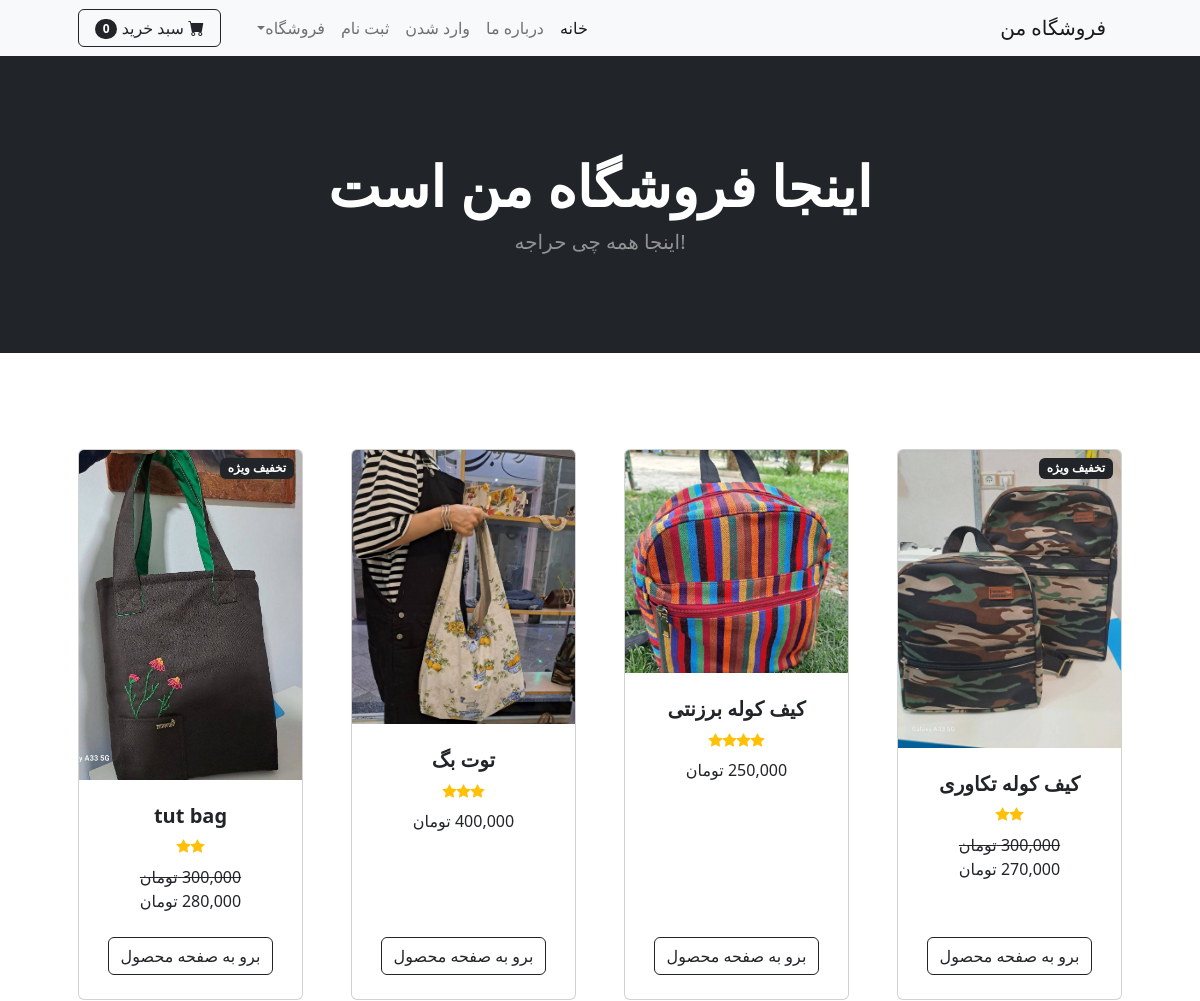
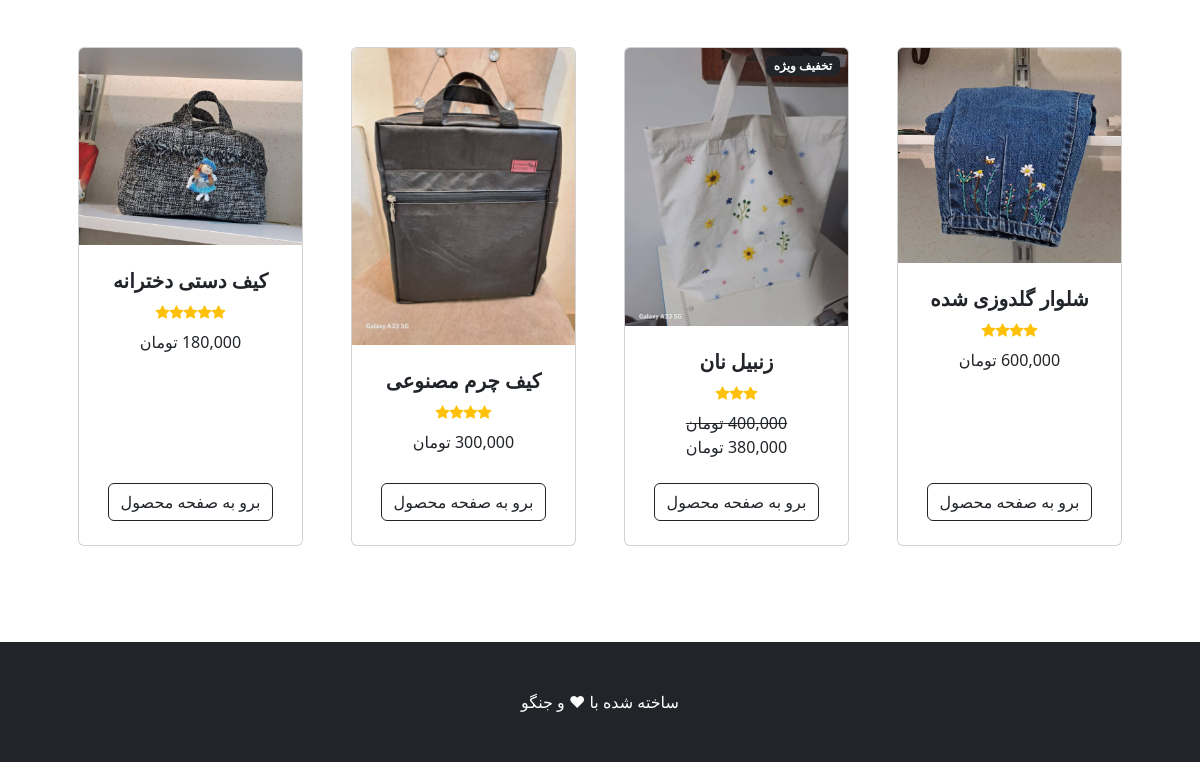
The page / on the database its author committed (2 pictures, top to bottom).
### shop/models.py (models this page shows, shortened)
class Product(models.Model):
    name = models.CharField(max_length=40)
    description = models.CharField(max_length=500, default="", blank=True, null=True)
    price = models.DecimalField(default=0, decimal_places=0, max_digits=12)
    category = models.ForeignKey(Category, on_delete=models.CASCADE, default=1)
    picture = models.ImageField(upload_to="upload/product/")
    SIZE_HA = (("M", 32), ("L", 42), ("XL", 52))
    size = models.CharField(max_length=4, choices=SIZE_HA, default=32)
    star = models.IntegerField(
        default=0, validators=[MaxValueValidator(5), MinValueValidator(0)]
    )
    is_sale = models.BooleanField(default=False)
    sale_price = models.DecimalField(default=0, decimal_places=0, max_digits=12)

### shop/views.py (the view)
# urls.py: path("", views.helloworld, name="home"),
def helloworld(request):
    all_products = Product.objects.all()
    return render(request, "index.html", {"products": all_products})

### cart/context_processors.py (called while the page is built)
def cart(request):
    return {"cart": Cart(request)}

### shop/templates/index.html
{% extends "base.html" %}
{% load static %}
{% load humanize %}
{% block content %}
    <header class="bg-dark py-5">
        <div class="container px-4 px-lg-5 my-5">
            <div class="text-center text-white">
                <h1 class="display-4 fw-bolder">اینجا فروشگاه من است</h1>
                <p class="lead fw-normal text-white-50 mb-0">!اینجا همه چی حراجه</p>
            </div>
        </div>
    </header>
    <section class="py-5">
        <div class="container px-4 px-lg-5 mt-5">
            <div class="row gx-4 gx-lg-5 row-cols-2 row-cols-md-3 row-cols-xl-4 justify-content-center">
                {% for item in products %}
                {% if item.is_sale %}
                <div class="col mb-5">
                    <div class="card h-100">
                        <div class="badge bg-dark text-white position-absolute" style="top: 0.5rem; right: 0.5rem">تخفیف ویژه</div>
                        <img class="card-img-top" src="{{item.picture.url}}" alt="..." />
                        <div class="card-body p-4">
                            <div class="text-center">
                                <h5 class="fw-bolder">{{item.name}}</h5>
                                <div class="d-flex justify-content-center small text-warning mb-2">
                                {% with ''|center:item.star as range %}
                                    {% for _ in range  %}
                                        <div class="bi-star-fill"></div>
                                    {% endfor %}
                                {% endwith %}
                                </div>
                                <strike>{{item.price |intcomma}} تومان </strike> <br>
                                {{item.sale_price |intcomma}} تومان
                            </div>
                        </div>
                        <div class="card-footer p-4 pt-0 border-top-0 bg-transparent">
                            <div class="text-center"><a class="btn btn-outline-dark mt-auto" href="{% url 'product' item.id %}">برو به صفحه محصول</a></div>
                        </div>
                    </div>
                </div>
                {% else %}
                <div class="col mb-5">
                    <div class="card h-100">
                        <img class="card-img-top" src="{{item.picture.url}}" alt="..." />
                        <div class="card-body p-4">
                            <div class="text-center">
                                <h5 class="fw-bolder">{{item.name}}</h5>
                                <div class="d-flex justify-content-center small text-warning mb-2">
                                    {% with ''|center:item.star as range %}
                                        {% for _ in range  %}
                                            <div class="bi-star-fill"></div>
                                        {% endfor %}
                                    {% endwith %}
                                </div>
                                {{item.price |intcomma}} تومان
                            </div>
                        </div>
                        <div class="card-footer p-4 pt-0 border-top-0 bg-transparent">
                            <div class="text-center"><a class="btn btn-outline-dark mt-auto" href="{% url 'product' item.id %}">برو به صفحه محصول</a></div>
                        </div>
                    </div>
                </div>
                {% endif %}
                {% endfor %}
            </div>
        </div>
    </section>
    {% endblock content %}

### shop/templates/base.html (shortened to what this page needs)
{% load static %}
{% load humanize %}
<!DOCTYPE html>
<html lang="en">
    <head>
        <link href="https://cdn.jsdelivr.net/npm/bootstrap-icons@1.5.0/font/bootstrap-icons.css" rel="stylesheet" />
        <link href="{% static 'css/styles.css' %}" rel="stylesheet" />
    </head>
    <body dir= "rtl">
        {% include "navbar.html" %}
        {% block content %}
        {% endblock content %}
        <footer class="py-5 bg-dark">
            <div class="container"><p class="m-0 text-center text-white">ساخته شده با &hearts; و جنگو</p></div>
        </footer>
    </body>
</html>

### shop/templates/navbar.html (shortened to what this page needs)
<nav class="navbar navbar-expand-lg navbar-light bg-light">
    <div class="container px-4 px-lg-5">
        <a class="navbar-brand" href="{% url "home" %}">فروشگاه من</a>
        <div class="collapse navbar-collapse" id="navbarSupportedContent">
            <ul class="navbar-nav me-auto mb-2 mb-lg-0 ms-lg-4">
                <li class="nav-item"><a class="nav-link active" aria-current="page" href="{% url "home" %}">خانه</a></li>
                <li class="nav-item"><a class="nav-link" href="{% url "about" %}">درباره ما</a></li>
                {% if user.is_authenticated %}
                <li class="nav-item"><a class="nav-link" href="{% url "logout" %}">خارج شدن</a></li>
                {% else %}
                <li class="nav-item"><a class="nav-link" href="{% url "login" %}">وارد شدن</a></li>
                <li class="nav-item"><a class="nav-link" href="{% url "signup" %}">ثبت نام</a></li>
                {% endif %}
                <li class="nav-item dropdown">
                    <a class="nav-link dropdown-toggle" id="navbarDropdown" href="{% url 'home' %}" role="button" data-bs-toggle="dropdown" aria-expanded="false">فروشگاه</a>
                </li>
            </ul>
            <form class="d-flex">
                <a href={% url 'cart_summary'  %} class="btn btn-outline-dark">
                    <i class="bi-cart-fill me-1"></i>
                    سبد خرید
                    <span class="badge bg-dark text-white ms-1 rounded-pill">0</span>
                </a>
            </form>
        </div>
    </div>
</nav>

### rows shown on the page
Product: picture (picture), name "کیف کوله تکاوری", is_sale True (drawn), price "300,000", sale_price "270,000"
Product: picture (picture), name "کیف کوله برزنتی", is_sale False (drawn), price "250,000"
Product: picture (picture), name "توت بگ", star 3 (drawn), price "400,000"
Product: picture (picture), name "tut bag", is_sale True (drawn), price "300,000", sale_price "280,000"
Product: picture (picture), name "شلوار گلدوزی شده", is_sale False (drawn), price "600,000"
Product: picture (picture), name "زنبیل نان", star 3 (drawn), price "400,000", sale_price "380,000"
Product: picture (picture), name "کیف چرم مصنوعی", is_sale False (drawn), price "300,000"
Product: picture (picture), name "کیف دستی دخترانه", is_sale False (drawn), price "180,000"
